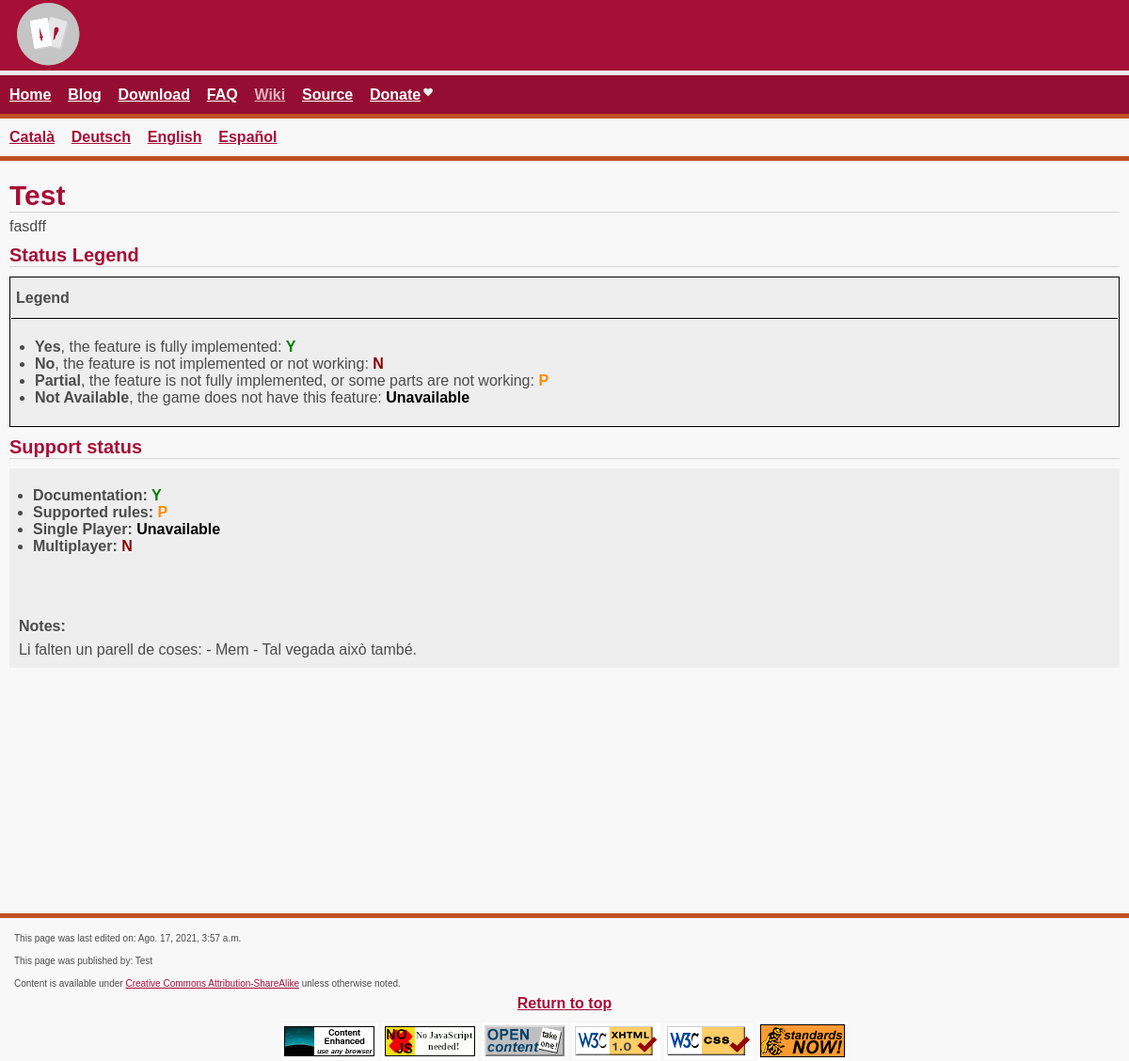
The page /wiki/game/1/Game/ on the database as committed earlier.
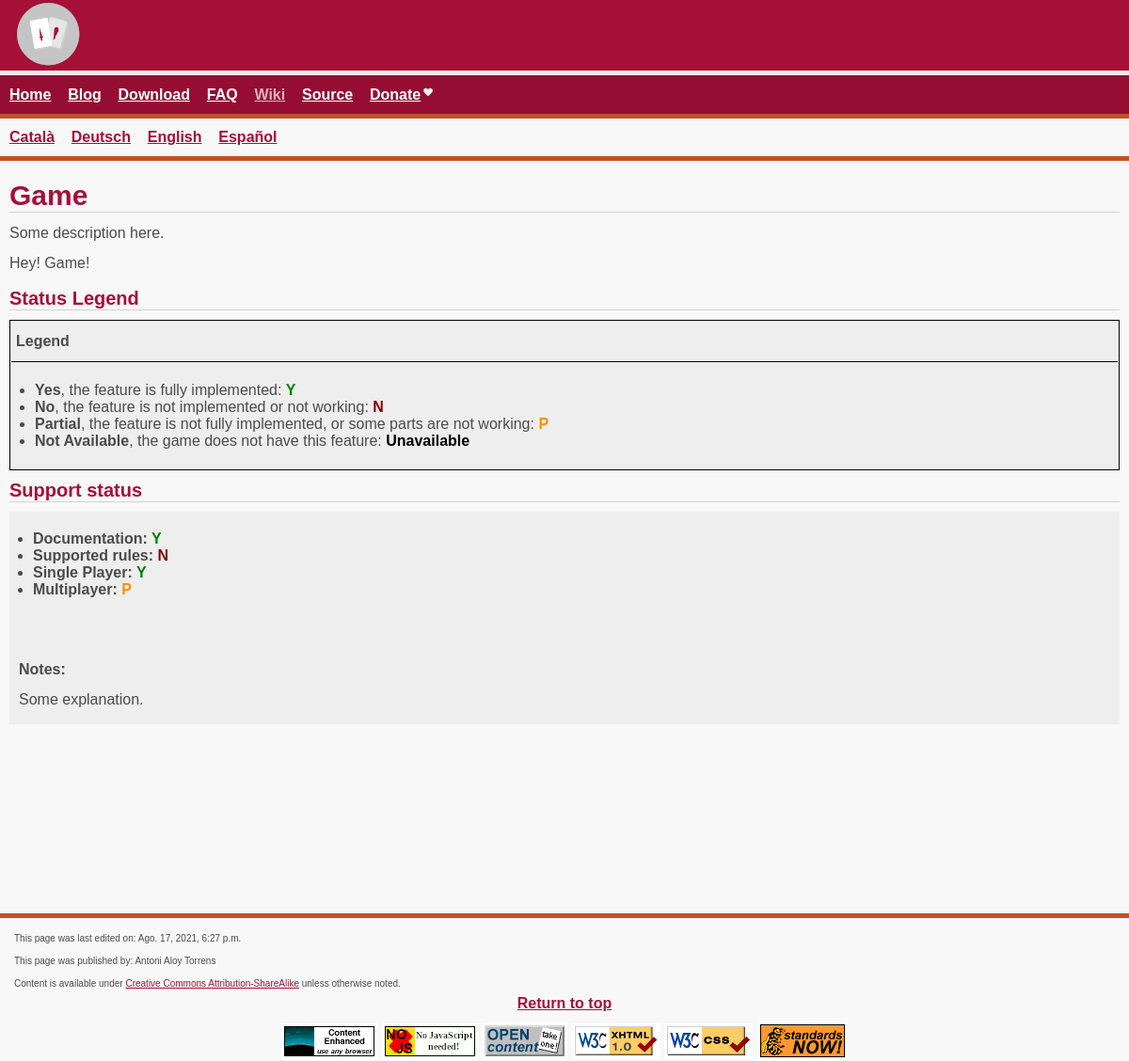
The same page on the database as committed later.
### main/models.py (models this page shows)
class Game(models.Model):
    NOTES_DESCRIPTION = "Separate your explanation in paragraphs if needed."
    DIFFICULTY_CHOICES = (
        ('Low', 'Low'),
        ('Medium', 'Medium'),
        ('High', 'High'),
        ('Unspecified', 'Unspecified')
    )
    title = models.CharField(max_length=400, help_text="If you need some clue about how to fill this, please see https://en.wikipedia.org/wiki/Escoba")
    published_by = models.CharField(max_length=400)
    origin = models.CharField(max_length=400)
    type = models.CharField(max_length=400)
    players = models.CharField(max_length=400)
    number_of_cards = models.CharField(max_length=100)
    deck = models.CharField(max_length=400)
    play = models.CharField(max_length=400, help_text="Clockwise, Counterclockwise, Unspecified...", default="Unspecified")
    playing_time = models.CharField(max_length=400)
    difficulty = models.CharField(max_length=11, choices=DIFFICULTY_CHOICES, default="Unspecified")
    description = HTMLField(blank=True, null=True, help_text=NOTES_DESCRIPTION)
    visible = models.BooleanField(default=True)
    created = models.DateTimeField(auto_now=True)
    last_modified = models.DateTimeField(auto_now=True)
    SUPPORT_CHOICES = (
        ('Y', 'Yes'),
        ('N', 'No'),
        ('P', 'Partial (need explanation in notes)'),
        ('Unavailable', 'Unavailable')
    )
    NOTES_FIELD = "<p>Please insert the explanation here. You can put bullets to clarify your explanation: </p><ul><li>This rule is not implemented</li><li>This feature needs to be polished</li></ul>"
    documentation = models.CharField(max_length=11, choices=SUPPORT_CHOICES)
    supported_rules = models.CharField(max_length=11, choices=SUPPORT_CHOICES)
    single_player = models.CharField(max_length=11, choices=SUPPORT_CHOICES)
    multiplayer = models.CharField(max_length=11, choices=SUPPORT_CHOICES)
    notes = HTMLField(blank=True, null=True, help_text=NOTES_FIELD)

### main/views.py (the view)
# urls.py: path('wiki/game/<int:pk>/<str:title>/', views.GameDetail.as_view(template_name='html/game.html'), name='info_game'),
class GameDetail(DetailView):
    model = Game
    template_name="html/game.html"
    def get_context_data(self, **kwargs):
        context = super().get_context_data(**kwargs)
        pk = self.kwargs.get(self.pk_url_kwarg)
        game = Game.objects.get(pk=pk)
        regulations = GameRegulation.objects.filter(game__id=pk)
        context["game"] = game
        context["regulations"] = regulations
        return context

### main/templates/html/game.html (shortened to what this page needs)
{% extends 'base.html' %}
{% block active_wiki %}<a class="active" href="{% url 'wiki' %}">Wiki</a>{% endblock active_wiki %}
{% block content_title %}{{ game.title|escape }}{% endblock content_title %}
{% block content_body %}
{{ game.description|safe }}
<h2>Status Legend</h2>
{% include 'partial/legend.html' %}
<h2>Support status</h2>
<table class="table-container" bgcolor='#eeeeee' border='0' cellpadding='0' cellspacing='0' align='center' bgcolor='#000000' width='100%'><tr><td>
{% include 'partial/game_support.html' %}
</table>
{% endblock content_body %}
{% block prefooter %}
    <p class="left small-padding small-font">This page was last edited on: {{ game.last_modified }}</p>
    <p class="left small-padding small-font">This page was published by: {{ game.published_by }}</p>
    <p class="left small-padding small-font">Content is available under <a class="no-padding small-font" href="https://creativecommons.org/licenses/by-sa/4.0/">Creative Commons Attribution-ShareAlike</a> unless otherwise noted.</p>
{% endblock prefooter %}

### main/templates/base.html (shortened to what this page needs)
{% load static %}{% load i18n %}
<!DOCTYPE html PUBLIC "-//W3C//DTD XHTML 1.0 Strict//EN" "http://www.w3.org/TR/xhtml1/DTD/xhtml1-strict.dtd">
<html xmlns="http://www.w3.org/1999/xhtml" xml:lang="en">
<head>
    {% block head %}
            <link rel="stylesheet" type="text/css" href="{% static 'css/campaign.css' %}" title="Campaign Stylesheet">
    {% endblock head %}
</head>
<body>
    <div id="global">
        {% block header %}
        <div id="header">
            <div id="headerleft2"></div>
            <div id="headerright2"></div>
            <div id="logo"><img style="border:0;width:72px;height:72px;" src="{% static 'assets/img/logo/WCartes2_72x72.png' %}" alt="logo" width="72" height="72"></div>
        </div>
        {% endblock header %}
        <div id="navmenu" class="navigation">
            <div class="whitelinks">
                {% block active_home %}<a href="{% url 'home' %}">{% trans "Home" %}</a>{% endblock active_home %}&nbsp;&nbsp;&nbsp;
                {% block active_blog %}<a href="{% url 'blog' %}">Blog</a>{% endblock active_blog %}&nbsp;&nbsp;&nbsp;
                {% block active_download %}<a href="{% url 'download' %}">Download</a>{% endblock active_download %}&nbsp;&nbsp;&nbsp;
                {% block active_faq %}<a href="{% url 'faq' %}">FAQ</a>{% endblock active_faq %}&nbsp;&nbsp;&nbsp;
                {% block active_wiki %}<a href="{% url 'wiki' %}">Wiki</a>{% endblock active_wiki %}&nbsp;&nbsp;&nbsp;
                {% block active_source %}<a href="{% url 'source' %}">Source</a>{% endblock active_source %}&nbsp;&nbsp;&nbsp;
                {% block active_donate %}<a href="{% url 'donate' %}">Donate</a>{% endblock active_donate %}<img style="border:0;background:none;width:16px;height:16px;" src="{% static 'assets/img/heart.gif' %}" width="16" height="16" />&nbsp;&nbsp;&nbsp;
            </div>
        </div>
        <div id="navlang" class="navigation">
            <div class="redlinks">
                <a href="https://anybrowser.org/campaign/abdesign.html">Català</a>&nbsp;&nbsp;&nbsp;
                <a href="https://anybrowser.org/campaign/abdesign.html">Deutsch</a>&nbsp;&nbsp;&nbsp;
                <a href="https://anybrowser.org/campaign/abgraphics.html">English</a>&nbsp;&nbsp;&nbsp;
                <a href="https://anybrowser.org/campaign/abfaq.html">Español</a>&nbsp;&nbsp;&nbsp;
            </div>
        </div>
        <div id="main">
        {% block content %}
      <div class="padding">
        <h1>{% block content_title %}Content title{% endblock content_title %}</h1>
                {% block content_body %}{% endblock content_body %}
            </div>
        </div>
        <div id="navfooter" class="navigation">
            <div class="redfooterlinks center">
                {% block prefooter %}{% endblock prefooter %}
                {% block footer %}
                <a class="bold center" href="#top">Return to top</a>
                {% endblock footer %}
            </div>
        </div>
        <div class="redlinks center">
            {% block badges %}
            <a href="https://anybrowser.org/campaign/index.html"><img style="border:0;width:96px;height:32px;" src="{% static 'assets/img/button_enhanced.gif' %}" alt="Content Enhanced - Use Any Browser" class="bannermarg" width="96" height="32"></a>
            <a><img style="border:0;width:96px;height:32px;" src="{% static 'assets/img/button_nojs.gif' %}" alt="No JS needed to run this website" class="bannermarg" width="96" height="32"></a>
            <a href="http://www.opencontent.org/"><img style="border:0;width:85px;height:33px;" src="{% static 'assets/img/button_takeone.gif' %}" alt="Open Content" class="bannermarg" width="85" height="33"></a>
            <a href="http://validator.w3.org/"><img style="border:0;width:88px;height:31px;" src="{% static 'assets/img/valid-xhtml10.png' %}" alt="W3C XHTML 1.0" class="bannermarg" width="88" height="31"></a>
            <a href="https://jigsaw.w3.org/css-validator/"><img style="border:0;width:88px;height:31px;" src="{% static 'assets/img/vcss.gif' %}" alt="Valid CSS!" class="bannermarg" width="88" height="31"></a>
            <a href="http://www.webstandards.org/"><img style="border:0;width:90px;height:35px;" src="{% static 'assets/img/wspnow.gif' %}" alt="Web Standards Now!" class="bannermarg" width="90" height="35"></a>
            {% endblock badges %}
        </div>
        {% endblock content %}
    </div>
</body>
</html>

### main/templates/partial/legend.html
<table style="border:1px solid black;" class="table-container" bgcolor='#eeeeee' border='0' cellpadding='0' cellspacing='0' align='center' bgcolor='#000000' width='100%'><tr><td>
    <table border='0' cellpadding='5' cellspacing='1' width='100%'>
    <tr>
    <td class="small-padding" style="border-bottom:1px solid black;" bgcolor='#eeeeee'>
    <p class="bold">Legend</p>
    <tr>
    <td bgcolor='#eeeeee'>
        <table class="padding" style="margin-top:10px;" border='0' cellspacing='0' cellpadding='5'><tr><td>
        <ul>
            <li><span class="bold">Yes</span>, the feature is fully implemented: <span class="bold yes">Y</span></li>
            <li><span class="bold">No</span>, the feature is not implemented or not working: <span class="bold no">N</span></li>
            <li><span class="bold">Partial</span>, the feature is not fully implemented, or some parts are not working: <span class="bold partial">P</span></li>
            <li><span class="bold">Not Available</span>, the game does not have this feature: <span class="bold unavailable">Unavailable</span></li>
        </ul>
        </table>
    </table>
</table>

### main/templates/partial/game_support.html
<table class="padding" style="margin-top:10px;" border='0' cellspacing='0' cellpadding='5'><tr><td>
<ul>
    <li class="bold">Documentation: <span class="bold {% if game.documentation == "Y" %} yes {% else %}{% if game.documentation == "N" %} no {% else %}{% if game.documentation == "P" %} partial {% else %} unavailable {% endif %}{% endif %}{% endif %}">{{ game.documentation|escape }}</span></li>
    <li class="bold">Supported rules: <span class="bold {% if game.supported_rules == "Y" %} yes {% else %}{% if game.supported_rules == "N" %} no {% else %}{% if game.supported_rules == "P" %} partial {% else %} unavailable {% endif %}{% endif %}{% endif %}">{{ game.supported_rules|escape }}</span></li>
    <li class="bold">Single Player: <span class="bold {% if game.single_player == "Y" %} yes {% else %}{% if game.single_player == "N" %} no {% else %}{% if game.single_player == "P" %} partial {% else %} unavailable {% endif %}{% endif %}{% endif %}">{{ game.single_player|escape }}</span></li>
    <li class="bold">Multiplayer: <span class="bold {% if game.multiplayer == "Y" %} yes {% else %}{% if game.multiplayer == "N" %} no {% else %}{% if game.multiplayer == "P" %} partial {% else %} unavailable {% endif %}{% endif %}{% endif %}">{{ game.multiplayer|escape }}</span></li>
</ul>
{% if game.notes %}
<p class="bold" style="margin-top:50px;">Notes:</p>
{{ game.notes|safe }}
{% endif %}
</table>

### main/static/css/campaign.css (style rules this page uses)
* { padding: 0; margin: 0; border: 0; border: none; font: 16px 'Tahoma', sans-serif; color: #4B4B4B; }
body { background: #f8f8f8; }
img { border: none; background: none; margin: 0; }
a { color: #a60f38; }
p { padding: 7px 0px; }
h1, h2 { color: #a60f38; font: bold 30px 'Arial', sans-serif; border-bottom: 1px solid #d3d3d3; margin-top: 10px; margin-bottom: 6px; }
h2 { font: bold 20px 'Arial', sans-serif; }
table { width: 100%; }
ul { padding-left: 15px; padding-bottom: 10px; }
a:link { color: #a60f38; text-decoration: underline; }
.table-container { margin-top: 10px; margin-bottom: 10px; }
.small-font { font: normal 10px/14px 'Tahoma', sans-serif; }
.no-padding { padding: 0; }
.small-padding { padding: 5px; }
.padding { padding: 10px; }
.partial { color: #ff8c00; }
.unavailable { color: #000000; }
.yes { color: #008000; }
.no { color: #8b0000; }
.bold { font-weight: bold; }
.left { text-align: left; }
.center { text-align: center; }
#global { width: 100%; }
#header { height: 75px; width: 100%; background: #a60f38; position: relative; }
#header img { display: block; }
#headerleft2 { width: 14px; height: 13px; float: left; }
#headerright2 { width: 14px; height: 13px; float: right; }
#logo { position: absolute; vertical-align: middle; top: 0px; left: 0px; margin: 0px 0 0 15px; padding: 0; display: block; }
#main { min-height: 100vh; }
.bannermarg { padding-bottom: 4px !important; padding-bottom: 7px; }
.navigation { padding: 10px; }
#navfooter { border-top: 5px solid #C25025; color: #818181; }
#navmenu { border-top: 5px solid #eeeeee; background: #950d32; color: #818181; }
#navlang { border-top: 5px solid #C25025; border-bottom: 5px solid #C25025; color: #818181; }
.whitelinks a { color: #ffffff; text-decoration: underline; font: bold 16px/20px 'Tahoma', sans-serif; }
.whitelinks a.active { color: #deb2bd; }
.redfooterlinks a { color: #a60f38; text-decoration: underline; }
.redlinks a { color: #a60f38; text-decoration: underline; font: bold 16px/20px 'Tahoma', sans-serif; }
.redlinks img { vertical-align: middle; background: #fff; padding: 3px; }

Rows that differ between the two databases and show on the page:
changed Game: title "Test" → "Game"; description "fasdff" → "Some description here. Hey! Game!"; supported_rules "P" → "N"; single_player "Unavailable" → "Y"; multiplayer "N" → "P"; notes "Li falten un parell de coses: - Mem - Tal vegada això també." → "Some explanation."; last_modified "Ago. 17, 2021, 3:57 a.m." → "Ago. 17, 2021, 6:27 p.m."; published_by "Test" → "Antoni Aloy Torrens"
